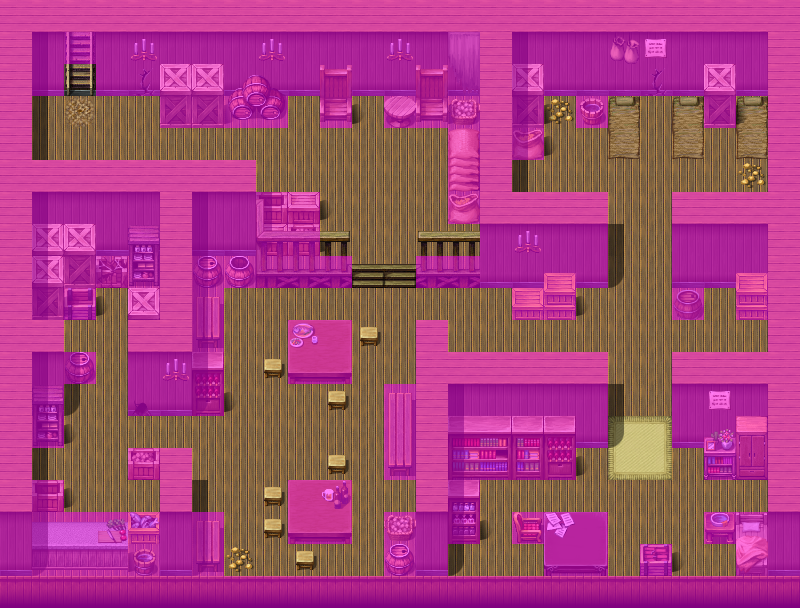

Tiled map render using the project's own tile images. Description and the map definition, with tile-layer contents summarised, below:
An orthogonal 25x19 tile map with 32x32 px tiles, 4 tile layers (Ground, Objects, Above, Walkable), 23 tilesets and 8 objects (7x spawn, mapchange).

<map version="1.0" orientation="orthogonal" width="25" height="19" tilewidth="32" tileheight="32">
    <tileset firstgid="1" name="map_10" tilewidth="32" tileheight="32">
        <image source="../drawable/map_10.png" width="256" height="256" />
    </tileset>
    <tileset firstgid="65" name="map_7" tilewidth="32" tileheight="32">
        <image source="../drawable/map_7.png" width="256" height="256" />
    </tileset>
    <tileset firstgid="129" name="map_25" tilewidth="32" tileheight="32">
        <image source="../drawable/map_25.png" width="256" height="256" />
    </tileset>
    <tileset firstgid="193" name="map_6" tilewidth="32" tileheight="32">
        <image source="../drawable/map_6.png" width="256" height="256" />
    </tileset>
    <tileset firstgid="257" name="map_8" tilewidth="32" tileheight="32">
        <image source="../drawable/map_8.png" width="256" height="256" />
    </tileset>
    <tileset firstgid="321" name="map_28" tilewidth="32" tileheight="32">
        <image source="../drawable/map_28.png" width="256" height="256" />
    </tileset>
    <tileset firstgid="385" name="map_11" tilewidth="32" tileheight="32">
        <image source="../drawable/map_11.png" width="256" height="256" />
    </tileset>
    <tileset firstgid="449" name="map_15" tilewidth="32" tileheight="32">
        <image source="../drawable/map_15.png" width="256" height="256" />
    </tileset>
    <tileset firstgid="513" name="map_14" tilewidth="32" tileheight="32">
        <image source="../drawable/map_14.png" width="256" height="256" />
    </tileset>
    <tileset firstgid="577" name="map_18" tilewidth="32" tileheight="32">
        <image source="../drawable/map_18.png" width="256" height="256" />
    </tileset>
    <tileset firstgid="641" name="map_22" tilewidth="32" tileheight="32">
        <image source="../drawable/map_22.png" width="256" height="256" />
    </tileset>
    <tileset firstgid="705" name="map_4" tilewidth="32" tileheight="32">
        <image source="../drawable/map_4.png" width="256" height="256" />
    </tileset>
    <tileset firstgid="769" name="map_3" tilewidth="32" tileheight="32">
        <image source="../drawable/map_3.png" width="256" height="256" />
    </tileset>
    <tileset firstgid="833" name="map_1" tilewidth="32" tileheight="32">
        <image source="../drawable/map_1.png" width="256" height="256" />
    </tileset>
    <tileset firstgid="897" name="map_2" tilewidth="32" tileheight="32">
        <image source="../drawable/map_2.png" width="256" height="256" />
    </tileset>
    <tileset firstgid="961" name="map_5" tilewidth="32" tileheight="32">
        <image source="../drawable/map_5.png" width="256" height="256" />
    </tileset>
    <tileset firstgid="1025" name="map_9" tilewidth="32" tileheight="32">
        <image source="../drawable/map_9.png" width="256" height="256" />
    </tileset>
    <tileset firstgid="1089" name="map_0" tilewidth="32" tileheight="32">
        <image source="../drawable/map_0.png" width="256" height="256" />
    </tileset>
    <tileset firstgid="1153" name="map_16" tilewidth="32" tileheight="32">
        <image source="../drawable/map_16.png" width="256" height="256" />
    </tileset>
    <tileset firstgid="1217" name="map_17" tilewidth="32" tileheight="32">
        <image source="../drawable/map_17.png" width="256" height="256" />
    </tileset>
    <tileset firstgid="1281" name="map_24" tilewidth="32" tileheight="32">
        <image source="../drawable/map_24.png" width="256" height="256" />
    </tileset>
    <tileset firstgid="1345" name="map_12" tilewidth="32" tileheight="32">
        <image source="../drawable/map_12.png" width="256" height="256" />
    </tileset>
    <tileset firstgid="1409" name="map_23" tilewidth="32" tileheight="32">
        <image source="../drawable/map_23.png" width="256" height="256" />
    </tileset>
    <layer name="Ground" width="25" height="19">
        <data>[475 cells, 475 non-empty, 27 distinct tile ids]</data>
    </layer>
    <layer name="Objects" width="25" height="19">
        <data>[475 cells, 121 non-empty, 70 distinct tile ids]</data>
    </layer>
    <layer name="Above" width="25" height="19">
        <data>[475 cells, 55 non-empty, 8 distinct tile ids]</data>
    </layer>
    <layer name="Walkable" width="25" height="19">
        <data>[475 cells, 306 non-empty, 1 distinct tile ids]</data>
    </layer>
    <objectgroup name="Mapevents">
        <object name="up" type="mapchange" x="64" y="64" width="32" height="32">
            <properties>
                <property name="map" value="fallhaven_derelict" />
                <property name="place" value="down" />
            </properties>
        </object>
    </objectgroup>
    <objectgroup name="Spawn">
        <object name="tg_thief" type="spawn" x="288" y="128" width="160" height="96">
            <properties>
                <property name="spawngroup" value="tg_thief" />
            </properties>
        </object>
        <object name="tg_cook" type="spawn" x="32" y="448" width="128" height="64">
            <properties>
                <property name="spawngroup" value="tg_cook" />
            </properties>
        </object>
        <object name="troublemaker" type="spawn" x="544" y="96" width="224" height="96">
            <properties>
                <property name="spawngroup" value="troublemaker" />
            </properties>
        </object>
        <object name="pickpocket" type="spawn" x="224" y="288" width="160" height="192">
            <properties>
                <property name="spawngroup" value="pickpocket" />
            </properties>
        </object>
        <object name="farrik" type="spawn" x="384" y="480" width="32" height="32">
            <properties>
                <property name="spawngroup" value="farrik" />
            </properties>
        </object>
        <object name="umar" type="spawn" x="608" y="480" width="128" height="96">
            <properties>
                <property name="spawngroup" value="umar" />
            </properties>
        </object>
        <object name="fanamor" type="spawn" x="96" y="288" width="32" height="32">
            <properties>
                <property name="active" value="false" />
                <property name="spawngroup" value="fanamor" />
            </properties>
        </object>
    </objectgroup>
    <objectgroup name="Keys" />
</map>
